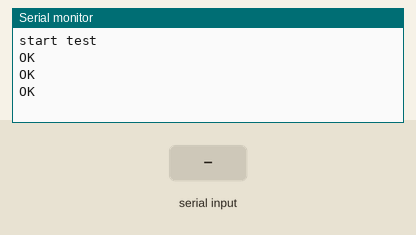
Bench run of a sketch on a simulated Arduino Mega 2560, built with avr-gcc and run on an emulated ATmega2560. Parts: the last lines printed to the serial monitor. The inputs (shaded band) are chosen by the test bench. The modem accepts every AT command (registered, SIM ready, sends succeed) and sends nothing else.

Above: at 4.2 s.
4.3 s: ",,,,,,,,\n" received over the second serial link
At 5.3 s:
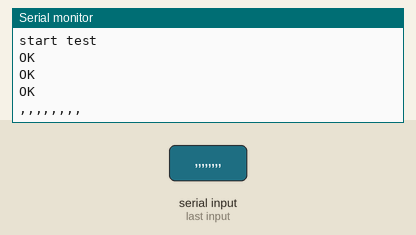
5.8 s: "1\n" received over the second serial link
At 6.5 s:
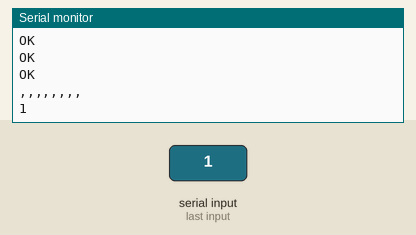

Measured:
- after the input at 4.3 s, the serial monitor: prints a new line after 0.06 s (image 1)
- after the input at 5.8 s, the serial monitor: prints a new line after 0.06 s (image 2)

The sketch:

broken_gps.ino
```cpp
//code use for KC868-A8S board

const char phone[] = "0210540840";  //replace for your mobile phone number

int data;
String message;
unsigned long int last;

void setup()
{

  Serial.begin(115200);
  Serial1.begin(115200);


  Serial.print("start test");
  //check();
  //send_sms("testing");
  GPS_ping();
}

void loop()
{
  check_sms_responce();
}

void check()
{
  Serial1.print("AT\r");  //Set text mode
  delay(1000);
}

void GPS_ping ()
{
  uint8_t answer = 1;
  bool RecNull = true;
  int i = 0;
  char RecMessage[200];
  char LatDD[3], LatMM[10], LogDD[4], LogMM[10], DdMmYy[7] , UTCTime[7];
  int DayMonthYear;

  Serial1.print("AT+CGPS=1,1\r");  //Set GPS Mode
  delay(1000);
  while (RecNull) {
    Serial1.print("AT+CGPSINFO\r");  //Set GPS Mode

    if (answer == 1) {
      answer = 0;
      while (Serial1.available() == 0);
      // this loop reads the data of the GPS
      do {
        // if there are data in the UART input buffer, reads it and checks for the asnwer
        if (Serial1.available() > 0) {
          RecMessage[i] = Serial1.read();
          i++;
          // check if the desired answer (OK) is in the response of the module
          if (strstr(RecMessage, "OK") != NULL) {
            answer = 1;
          }
        }
      } while (answer == 0);   // Waits for the asnwer with time out

      RecMessage[i] = '\0';
      Serial.print(RecMessage);
      Serial.print("\n");

      if (strstr(RecMessage, ",,,,,,,,") != NULL) {
        memset(RecMessage, '\0', 200);    // Initialize the string
        i = 0;
        answer = 0;
        delay(1000);
      }
      else {
        RecNull = false;
        Serial1.print("AT+CGPS=0\r");  //Set GPS Mode
      }
    }
    else {
      Serial.print("error \n");
      return false;
    }
    delay(2000);
  }
}


void send_sms ( String sms)
{
  Serial1.print("AT+CMGF=1\r");  //Set text mode
  delay(1000);
  Serial1.print("AT+CMGS=\"" + String(phone) + "\"\r"); //Send message
  delay(1000);
  Serial1.print(sms);//Text message
  Serial1.println((char)0x1A); //Ctrl+Z
}

void check_sms_responce()
{
  if (Serial1.available() > 0)
  {
    delay(60);
    message = "";
    while (Serial1.available())
    {
      message += (char)Serial1.read();
    }
    Serial.print(message);
  }
}
```
